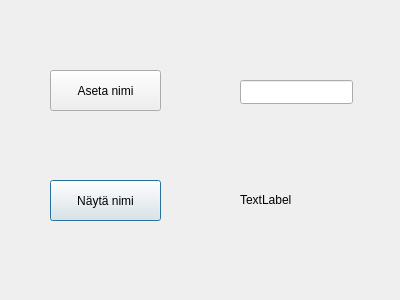
<?xml version="1.0" encoding="UTF-8"?>
<ui version="4.0">
 <class>form2</class>
 <widget class="QDialog" name="form2">
  <property name="geometry">
   <rect>
    <x>0</x>
    <y>0</y>
    <width>400</width>
    <height>300</height>
   </rect>
  </property>
  <property name="windowTitle">
   <string>Dialog</string>
  </property>
  <widget class="QLineEdit" name="textName">
   <property name="geometry">
    <rect>
     <x>240</x>
     <y>80</y>
     <width>113</width>
     <height>24</height>
    </rect>
   </property>
   <property name="text">
    <string/>
   </property>
  </widget>
  <widget class="QPushButton" name="btnShowName">
   <property name="geometry">
    <rect>
     <x>50</x>
     <y>180</y>
     <width>111</width>
     <height>41</height>
    </rect>
   </property>
   <property name="text">
    <string>Näytä nimi</string>
   </property>
  </widget>
  <widget class="QPushButton" name="btnSetName">
   <property name="geometry">
    <rect>
     <x>50</x>
     <y>70</y>
     <width>111</width>
     <height>41</height>
    </rect>
   </property>
   <property name="text">
    <string>Aseta nimi</string>
   </property>
  </widget>
  <widget class="QLabel" name="labelName">
   <property name="geometry">
    <rect>
     <x>240</x>
     <y>190</y>
     <width>121</width>
     <height>20</height>
    </rect>
   </property>
   <property name="text">
    <string>TextLabel</string>
   </property>
  </widget>
 </widget>
 <resources/>
 <connections/>
</ui>
